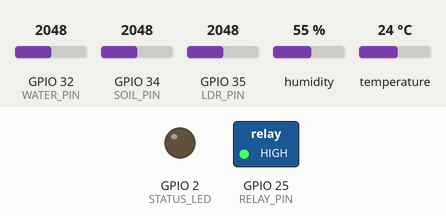
The sketch below on a simulated ESP32. Shown: switched loads named in the sketch (green lamp = pin HIGH), output pins drawn as LEDs (lit = HIGH). The inputs (shaded band) are chosen by the test bench; at power-on: GPIO 34 (SOIL_PIN) = 2048, GPIO 32 (WATER_PIN) = 2048, GPIO 35 (LDR_PIN) = 2048, humidity 55 %, temperature 24 °C. WiFi joins after 1.5 s; servers stay silent unless stated; no MQTT or app messages arrive unless stated; what the sketch prints to the serial monitor is not drawn.

Above: at 2.7 s.
2.8 s: GPIO 34 (SOIL_PIN) set to 1537
11.5 s: GPIO 34 (SOIL_PIN) set to 1468
At 16.0 s:
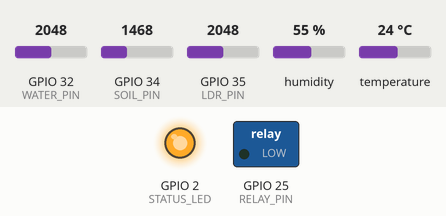
18.4 s: GPIO 34 (SOIL_PIN) set to 2551
25.3 s: GPIO 34 (SOIL_PIN) set to 2673
At 31.0 s:
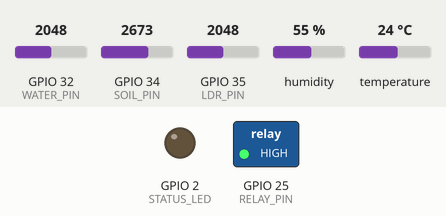
32.2 s: GPIO 34 (SOIL_PIN) set to 1460
At 36.0 s:
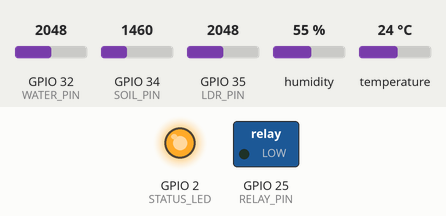
Timing chart, 0 to 37.5 s (numbered marks = the images above; inputs shaded):
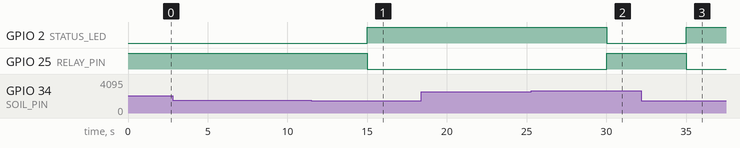

The sketch:

smart_agriculture_esp32.ino
```cpp
/*
  IoT-Enabled Smart Agriculture Monitoring System
  ------------------------------------------------
  Board      : ESP32 Dev Module (Wi-Fi enabled)
  Sensors    : Soil Moisture (capacitive, analog), DHT22 (temp/humidity),
               LDR (light intensity, analog), Water Level (analog float/ultrasonic)
  Actuator   : 5V relay module -> irrigation pump
  Cloud      : MQTT (broker.hivemq.com, public test broker)

  Wiring (see circuit_diagram/ for the full diagram):
    Soil Moisture AO -> GPIO 34 (ADC1_CH6)
    DHT22 Data        -> GPIO 4  (10k pull-up to 3.3V)
    LDR (divider)      -> GPIO 35 (ADC1_CH7)
    Water Level AO     -> GPIO 32 (ADC1_CH4)
    Relay IN            -> GPIO 25
    Status LED          -> GPIO 2 (onboard)

  Publishes JSON sensor data + pump status to MQTT every 5 seconds and
  applies the same threshold/hysteresis irrigation logic as
  python_simulation/irrigation_logic.py so hardware and simulation match.
*/

#include <WiFi.h>
#include <PubSubClient.h>
#include "DHT.h"

// ---------- Pin Configuration ----------
#define DHTPIN      4
#define DHTTYPE     DHT22
#define SOIL_PIN    34
#define LDR_PIN     35
#define WATER_PIN   32
#define RELAY_PIN   25
#define STATUS_LED  2

// ---------- Thresholds (match python_simulation/irrigation_logic.py) ----------
const int   SOIL_DRY_THRESHOLD   = 1500;   // below = dry -> irrigate
const int   SOIL_WET_THRESHOLD   = 2600;   // above = wet -> stop irrigating
const float TEMP_HIGH_ALERT_C    = 38.0;
const float WATER_LEVEL_LOW_PCT  = 15.0;

// ---------- Wi-Fi / MQTT Configuration ----------
const char* WIFI_SSID     = "Your_SSID";
const char* WIFI_PASSWORD = "Your_Password";
const char* MQTT_BROKER   = "broker.hivemq.com";
const int   MQTT_PORT     = 1883;
const char* MQTT_CLIENT_ID = "farmNode1";
const char* TOPIC_DATA    = "farm/node1/data";
const char* TOPIC_STATUS  = "farm/node1/status";
const char* TOPIC_ALERT   = "farm/node1/alert";

DHT dht(DHTPIN, DHTTYPE);
WiFiClient espClient;
PubSubClient client(espClient);

bool pumpOn = false;
unsigned long lastPublish = 0;
const unsigned long PUBLISH_INTERVAL_MS = 5000;

// ---------- Setup ----------
void setup() {
  Serial.begin(115200);
  pinMode(RELAY_PIN, OUTPUT);
  pinMode(STATUS_LED, OUTPUT);
  digitalWrite(RELAY_PIN, HIGH);   // most relay modules: HIGH = OFF (active-low)
  dht.begin();

  connectWiFi();
  client.setServer(MQTT_BROKER, MQTT_PORT);
}

void connectWiFi() {
  Serial.print("Connecting to Wi-Fi");
  WiFi.begin(WIFI_SSID, WIFI_PASSWORD);
  while (WiFi.status() != WL_CONNECTED) {
    delay(500);
    Serial.print(".");
  }
  Serial.println(" connected.");
  Serial.println(WiFi.localIP());
}

void reconnectMQTT() {
  while (!client.connected()) {
    Serial.print("Connecting to MQTT broker...");
    if (client.connect(MQTT_CLIENT_ID)) {
      Serial.println("connected.");
    } else {
      Serial.print("failed, rc=");
      Serial.print(client.state());
      Serial.println(" retrying in 2s");
      delay(2000);
    }
  }
}

// Convert raw water-level ADC (0-4095) to a 0-100% reading
float readWaterLevelPct() {
  int raw = analogRead(WATER_PIN);
  return constrain((raw / 4095.0) * 100.0, 0.0, 100.0);
}

// ---------- Main Loop ----------
void loop() {
  if (WiFi.status() != WL_CONNECTED) connectWiFi();
  if (!client.connected()) reconnectMQTT();
  client.loop();

  if (millis() - lastPublish >= PUBLISH_INTERVAL_MS) {
    lastPublish = millis();

    float temperature = dht.readTemperature();
    float humidity    = dht.readHumidity();
    int   soil        = analogRead(SOIL_PIN);
    int   light       = analogRead(LDR_PIN);
    float waterLevel  = readWaterLevelPct();

    if (isnan(temperature) || isnan(humidity)) {
      Serial.println("DHT22 read failed, skipping this cycle.");
      return;
    }

    // ---- Irrigation decision (hysteresis, mirrors Python simulation) ----
    if (waterLevel <= WATER_LEVEL_LOW_PCT) {
      pumpOn = false;                       // never run pump dry
      client.publish(TOPIC_ALERT, "LOW_WATER_LEVEL");
    } else if (soil < SOIL_DRY_THRESHOLD) {
      pumpOn = true;
    } else if (soil > SOIL_WET_THRESHOLD) {
      pumpOn = false;
    }

    digitalWrite(RELAY_PIN, pumpOn ? LOW : HIGH);   // active-low relay
    digitalWrite(STATUS_LED, pumpOn ? HIGH : LOW);

    // ---- Alerts ----
    if (soil < SOIL_DRY_THRESHOLD) {
      client.publish(TOPIC_ALERT, "LOW_SOIL_MOISTURE");
    }
    if (temperature >= TEMP_HIGH_ALERT_C) {
      client.publish(TOPIC_ALERT, "HIGH_TEMPERATURE");
    }

    // ---- Publish sensor JSON ----
    char payload[220];
    snprintf(payload, sizeof(payload),
      "{\"temp\":%.1f,\"hum\":%.1f,\"soil\":%d,\"light\":%d,\"water\":%.1f}",
      temperature, humidity, soil, light, waterLevel);
    client.publish(TOPIC_DATA, payload);
    client.publish(TOPIC_STATUS, pumpOn ? "PumpON" : "PumpOFF");

    // ---- Serial monitor output ----
    Serial.print("Temp: "); Serial.print(temperature);
    Serial.print(" C | Hum: "); Serial.print(humidity);
    Serial.print(" % | Soil: "); Serial.print(soil);
    Serial.print(" | Light: "); Serial.print(light);
    Serial.print(" | Water: "); Serial.print(waterLevel);
    Serial.print(" % | Pump: "); Serial.println(pumpOn ? "ON" : "OFF");
  }
}
```

Measured:
- the behaviour switches between 1500 and 1499 on GPIO 34 (SOIL_PIN) (found by bisection; images 0 and 1)
- the behaviour switches between 2600 and 2601 on GPIO 34 (SOIL_PIN) (found by bisection; images 1 and 2)
- after the input at 2.8 s, every drawn part: stays the same
- after the input at 11.5 s, GPIO 2 (STATUS_LED): LOW → HIGH after 3.5 s; GPIO 25 (RELAY_PIN): HIGH → LOW after 3.5 s
- after the input at 18.4 s, every drawn part: stays the same
- after the input at 25.3 s, GPIO 2 (STATUS_LED): HIGH → LOW after 4.7 s; GPIO 25 (RELAY_PIN): LOW → HIGH after 4.7 s
- after the input at 32.2 s, GPIO 2 (STATUS_LED): LOW → HIGH after 2.8 s; GPIO 25 (RELAY_PIN): HIGH → LOW after 2.8 s
